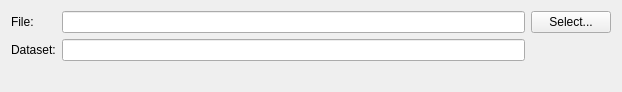
<?xml version="1.0" encoding="UTF-8"?>
<ui version="4.0">
 <class>Form</class>
 <widget class="QWidget" name="Form">
  <property name="geometry">
   <rect>
    <x>0</x>
    <y>0</y>
    <width>622</width>
    <height>92</height>
   </rect>
  </property>
  <property name="sizePolicy">
   <sizepolicy hsizetype="Preferred" vsizetype="Preferred">
    <horstretch>0</horstretch>
    <verstretch>0</verstretch>
   </sizepolicy>
  </property>
  <property name="windowTitle">
   <string>Form</string>
  </property>
  <layout class="QGridLayout" name="gridLayout">
   <item row="0" column="0">
    <widget class="QLabel" name="label">
     <property name="text">
      <string>File:</string>
     </property>
    </widget>
   </item>
   <item row="0" column="1">
    <widget class="QLineEdit" name="filepathEdit"/>
   </item>
   <item row="1" column="0">
    <widget class="QLabel" name="label_2">
     <property name="text">
      <string>Dataset:</string>
     </property>
    </widget>
   </item>
   <item row="1" column="1">
    <widget class="QLineEdit" name="datasetEdit"/>
   </item>
   <item row="2" column="2">
    <spacer name="verticalSpacer">
     <property name="orientation">
      <enum>Qt::Vertical</enum>
     </property>
     <property name="sizeHint" stdset="0">
      <size>
       <width>20</width>
       <height>219</height>
      </size>
     </property>
    </spacer>
   </item>
   <item row="0" column="2">
    <widget class="QPushButton" name="fileSelectButton">
     <property name="text">
      <string>Select...</string>
     </property>
    </widget>
   </item>
  </layout>
 </widget>
 <resources/>
 <connections/>
</ui>
